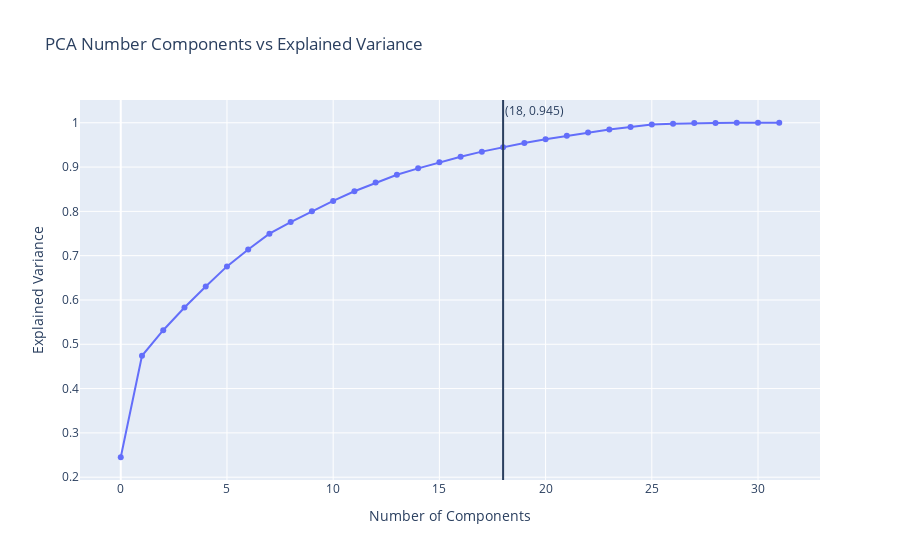

Notebook source saved alongside this figure:
### Code cell
## Perform Principal Component Analysis

from sklearn.decomposition import PCA 

pca = PCA().fit(offense_stats_normal.drop(columns = ['team', 'opponent', 'year', 'team_win', 'score_diff'], axis = 1))  

x = np.array(np.arange(0, pca.explained_variance_ratio_.shape[0], 1)) 
y = np.cumsum(pca.explained_variance_ratio_) 

fig = go.Figure(go.Scatter( x = x, 
                    y = y, 
                    mode = 'lines+markers' ))



max_x = np.array(np.where(y < 0.95)).flatten().max()
max_y = y[max_x]

fig.add_vline(x = max_x, annotation_text = '({}, {})'.format(max_x, round(max_y, 3)))

fig.update_layout(title = 'PCA Number Components vs Explained Variance', 
                    xaxis = dict(title = 'Number of Components'), 
                    yaxis = dict(title = 'Explained Variance'))

fig.show()

### Figure 1 — Plotly figure (JSON) as saved in the notebook; plotly's stock layout.template omitted (floating-point values rounded to 4 significant figures)
{"data": [{"mode": "lines+markers", "type": "scatter", "x": [0, 1, 2, 3, 4, 5, 6, 7, 8, 9, 10, 11, 12, 13, 14, 15, 16, 17, 18, 19, 20, 21, 22, 23, 24, 25, 26, 27, 28, 29, 30, 31], "y": [0.245, 0.4741, 0.5318, 0.5829, 0.6305, 0.6758, 0.7139, 0.7497, 0.7759, 0.8001, 0.8236, 0.8454, 0.8649, 0.8827, 0.8971, 0.9108, 0.9232, 0.9348, 0.9449, 0.9543, 0.9628, 0.9705, 0.9779, 0.9848, 0.9905, 0.9959, 0.9977, 0.9993, 0.9996, 0.9998, 0.9999, 1.0]}], "layout": {"annotations": [{"showarrow": false, "text": "(18, 0.945)", "x": 18, "xanchor": "left", "xref": "x", "y": 1, "yanchor": "top", "yref": "y domain"}], "shapes": [{"type": "line", "x0": 18, "x1": 18, "xref": "x", "y0": 0, "y1": 1, "yref": "y domain"}], "title": {"text": "PCA Number Components vs Explained Variance"}, "xaxis": {"title": {"text": "Number of Components"}}, "yaxis": {"title": {"text": "Explained Variance"}}}}
